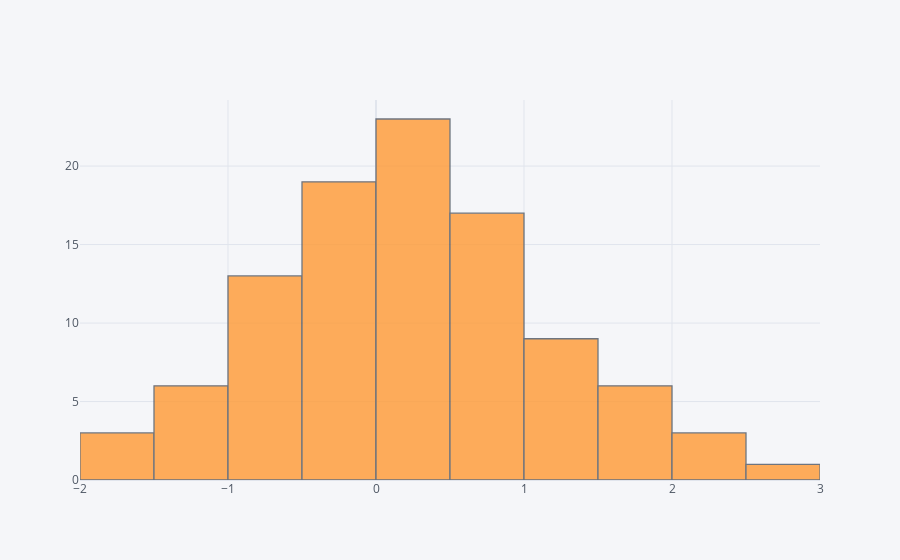

Write notebook code for a chart like this one.
### Code cell
df["A"].iplot(kind="hist")

### Figure 1 — Plotly figure (JSON) as saved in the notebook; plotly's stock layout.template omitted (floating-point values rounded to 4 significant figures)
{"data": [{"histfunc": "count", "histnorm": "", "marker": {"color": "rgba(255, 153, 51, 1.0)", "line": {"color": "#4D5663", "width": 1.3}}, "name": "A", "opacity": 0.8, "orientation": "v", "type": "histogram", "x": [-0.3033, 1.847, 0.8771, -0.6614, -0.1716, 0.1185, 0.834, 0.8645, 0.4156, 0.1942, 2.26, -0.2647, -1.259, 0.2955, 0.1388, 0.04172, 0.05063, 1.175, 2.124, -0.6701, -0.1267, 0.5986, -1.761, 0.2126, 0.8087, 1.201, -0.1803, 0.8169, -0.8069, -0.5855, -1.032, 0.8999, 1.886, 1.013, -0.4616, -0.6106, 1.284, -1.765, -0.542, -0.5568, 1.266, -0.398, 0.06656, 0.1249, 2.064, 1.075, -1.315, -0.108, -0.6043, -0.03507, 0.1588, 0.3843, 0.5319, -0.3873, 0.3919, 0.4117, 0.3945, 0.9936, 0.1873, -0.1728, -0.8103, -0.1071, -1.075, 1.691, 0.4872, 0.7637, -0.08297, 2.724, 1.636, -0.6506, 0.5262, -0.2652, -0.1644, 0.9815, 1.759, 0.5925, -0.3928, 1.289, 0.6497, 1.372, -1.482, 0.3171, -1.172, 0.1996, 0.3708, 0.01396, 0.8759, 0.009661, 0.8593, 1.54, 0.177, -0.008026, -0.5308, 1.058, -0.04009, -0.7565, -1.567, -0.15, -0.5736, 0.9253]}], "layout": {"autosize": true, "barmode": "overlay", "legend": {"bgcolor": "#F5F6F9", "font": {"color": "#4D5663"}}, "paper_bgcolor": "#F5F6F9", "plot_bgcolor": "#F5F6F9", "title": {"font": {"color": "#4D5663"}}, "xaxis": {"autorange": true, "gridcolor": "#E1E5ED", "range": [-2, 3], "showgrid": true, "tickfont": {"color": "#4D5663"}, "title": {"font": {"color": "#4D5663"}, "text": ""}, "type": "linear", "zerolinecolor": "#E1E5ED"}, "yaxis": {"autorange": true, "gridcolor": "#E1E5ED", "range": [0, 24.21], "showgrid": true, "tickfont": {"color": "#4D5663"}, "title": {"font": {"color": "#4D5663"}, "text": ""}, "zerolinecolor": "#E1E5ED"}}}
